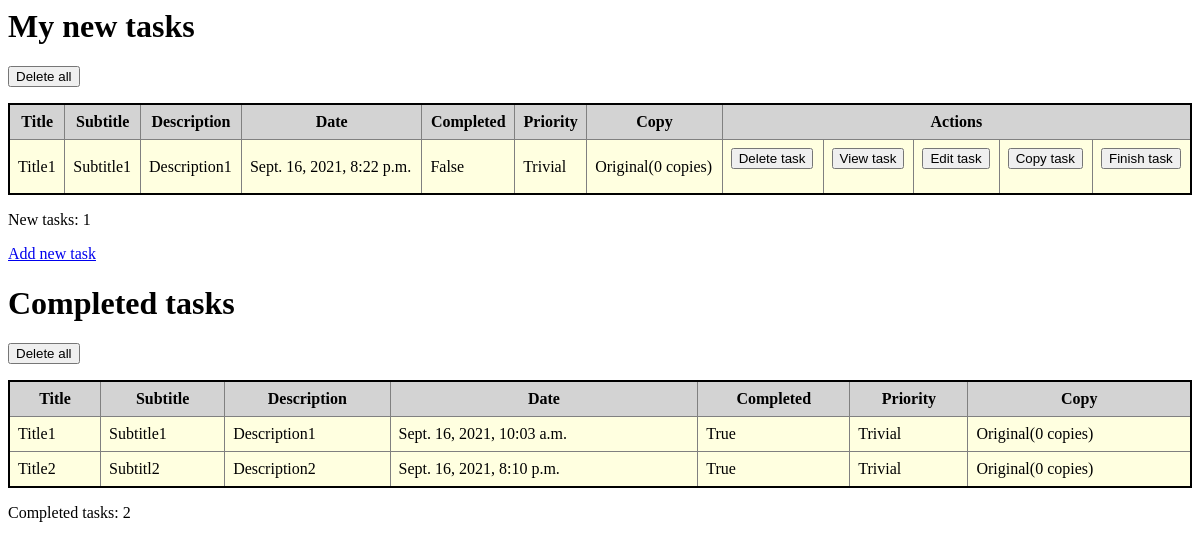
Page /mynewapp/tasks-list on the committed database.
### mynewapp/models.py (models this page shows)
class Task(models.Model):
    title = models.CharField(max_length=200)
    subtitle = models.CharField(max_length=200, null=True, blank=True)
    description = models.TextField()
    creation_date = models.DateTimeField(auto_now_add=True)
    is_completed = models.BooleanField(default=False)
    priority = models.CharField(max_length=200, choices=priorities.PRIORITY_TYPES)
    copy_from = models.ForeignKey('self',null=True, on_delete=models.CASCADE, db_column='copy_from')

### mynewapp/views.py (the view)
# urls.py: path('tasks-list', views.get_all_tasks, name ='tasks_list'),
def get_all_tasks(request):
    tasks = Task.objects.annotate(number_of_copies=Count('task'))
    tasks = list(map(lambda task: {**(task.__dict__),'priority':list(filter(lambda priority: priority[0] == task.priority, priorities.PRIORITY_TYPES))[0][1]}, tasks))
    new_tasks = list(filter(lambda task: not task['is_completed'], tasks))
    completed_tasks = list(filter(lambda task: task['is_completed'], tasks))
    context = {'new_tasks' : new_tasks, 'completed_tasks': completed_tasks}
    return render(request, 'mynewapp/task_list.html', context)

### mynewapp/templates/mynewapp/task_list.html (shortened to what this page needs)
{% load static %}
<link href="{% static 'mynewapp/styles/task_list.css'%}" rel='stylesheet' type='text/css'/>
<h1>My new tasks</h1>
{% if new_tasks|length %}
<form action="{% url 'delete_all' is_completed=0 %}" method='POST'>
    <button>Delete all</button>
</form>
<table class="task-table">
    <tr>
        <th>Title</th>
        <th>Subtitle</th>
        <th>Description</th>
        <th>Date</th>
        <th>Completed</th>
        <th>Priority</th>
        <th>Copy</th>
        <th colspan='5'>Actions</th>
    </tr>
    {% for task in new_tasks %}
    <tr class="{% if task.priority == 'Important' or task.priority == 'Critical' %}important-task{% endif %}">
        <td>{{task.title}}</td>
        <td>
            {{task.subtitle|default:'-----'}}
        </td>
        <td>{{task.description}}</td>
        <td>{{task.creation_date}}</td>
        <td>{{task.is_completed}}</td>
        <td>{{task.priority}}</td>
        <td>
            {% if task.copy_from_id is None %}
                Original({{task.number_of_copies}} copies)
            {% else %}
                Copy
            {% endif %}
        </td>
        <td>
            {% if task.priority != 'Critical'%}
            <form action="{% url 'delete_task' task.id %}" method='POST'>
            <button>Delete task</button>
        </form>
            {% else %}
            <span>--</span>
            {% endif %}
        </td>
        <td>
            <form action="{% url 'view_task' task.id %}" method='POST'>
            <button>View task</button>
        </form>
        </td>
        <td>
            <form action="{% url 'edit_task_form' task.id %}" method='GET'>
            <button>Edit task</button>
        </form>
        </td>
        <td>
            {% if task.copy_from_id is None %}
            <form action="{% url 'copy_task' task.id %}" method='POST'>
            <button>Copy task</button>
        </form>
             {% else %}
             <p>Can not make copy from copy</p>
             {% endif %}
        </td>
        <td>
            <form action="{% url 'finish_task' task.id %}" method='POST'>
            <button>Finish task</button>
        </form>
        </td>
    </tr>
    {% endfor %}
</table>
<p>New tasks: {{new_tasks|length}}</p>
{% else %}
<p>No tasks</p>
{% endif %}
<a href= "{% url 'new_task_form' %}">Add new task</a>
<h1>Completed tasks</h1>
{% if completed_tasks|length %}
<form action="{% url 'delete_all' is_completed=1 %}" method='POST'>
    <button>Delete all</button>
</form>
<table class="task-table">
    <tr>
        <th>Title</th>
        <th>Subtitle</th>
        <th>Description</th>
        <th>Date</th>
        <th>Completed</th>
        <th>Priority</th>
        <th>Copy</th>
    </tr>
    {% for task in completed_tasks %}
    <tr class="{% if task.priority == 'Important' or task.priority == 'Critical' %}important-task{% endif %}">
        <td>{{task.title}}</td>
        <td>{{task.subtitle}}</td>
        <td>{{task.description}}</td>
        <td>{{task.creation_date}}</td>
        <td>{{task.is_completed}}</td>
        <td>{{task.priority}}</td>
        <td>
            {% if task.copy_from_id is None %}
                Original({{task.number_of_copies}} copies)
            {% else %}
                Copy
            {% endif %}
        </td>
    </tr>
    {% endfor %}
</table>
<p>Completed tasks: {{completed_tasks|length}}</p>
{% else %}
<p>No completed tasks</p>
{% endif %}

### mynewapp/static/mynewapp/styles/task_list.css (style rules this page uses)
.task-table { width: 100%; border: 2px solid black; border-collapse: collapse; }
.task-table th { font-weight: bold; padding: 8px; background: lightgray; border: 1px solid gray; }
.task-table td { padding: 8px; border: 1px solid gray; background: lightyellow; }

### rows in the picture
Task: title "Title2", subtitle "Subtitl2", description "Description2", creation_date "Sept. 16, 2021, 8:10 p.m.", is_completed "True", priority "Trivial", number_of_copies "0"

### other values in the picture
{{ task.title }} "Title1"
{{ task.subtitle|default:'-----' }} "Subtitle1"
{{ task.description }} "Description1"
{{ task.creation_date }} "Sept. 16, 2021, 8:22 p.m."
{{ task.is_completed }} "False"
{{ task.priority }} "Trivial"
{{ task.number_of_copies }} "0"
{{ new_tasks|length }} "1"
{{ task.subtitle }} "Subtitle1"
{{ task.creation_date }} "Sept. 16, 2021, 10:03 a.m."
{{ task.is_completed }} "True"
{{ completed_tasks|length }} "2"
